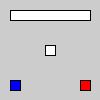
Frame 1 (no input)
Frame 60 (the mouse pressed at the canvas centre just before this capture): identical to frame 1, image omitted
Frame 120 (the mouse held since frame 60 and released just before this capture): identical to frame 1, image omitted

The Processing sketch that drew this single still picture (run headless with seeded random() and noise(); from frame 60 on, the mouse is pressed at the canvas centre):

// Processing sketch: ClassHierarchy
// ── ClassHierarchy.pde
Rectangle rectangle = new Rectangle (10, 10, 80, 10);
BlueSquare bluesquare = new BlueSquare (10, 80, 10);
RedSquare redsquare = new RedSquare (80, 80, 10);
WhiteSquare whitesquare = new WhiteSquare (45, 45, 10);

void setup() {
  size (100, 100);
}

void draw() {
  rectangle.draw();
  bluesquare.draw();
  redsquare.draw();
  whitesquare.draw();
}

//void mousePressed() {}
// ── BlueSquare.pde
class BlueSquare extends Square {
  BlueSquare (float x, float y, float length) {
    super (x, y, length);
  }
  
  void draw () {
    fill(0, 0, 255);
    rect (x, y, width, height);
  }
}
// ── Rectangle.pde
class Rectangle {
  float x;
  float y;
  float width;
  float height;
  
  //Constructor
  Rectangle (float x, float y, float width, float height) {
    this.x = x;
    this.y = y;
    this.width = width;
    this.height = height;
  }
  
  void draw () {
    fill (255);
    rect (x, y, width, height);
  }
}
// ── RedSquare.pde
class RedSquare extends Square {
  RedSquare (float x, float y, float length) {
    super (x, y, length);
  }
  
  void draw () {
    fill(255, 0, 0);
    rect (x, y, width, height);
  }
}
// ── Square.pde
class Square extends Rectangle {
  Square (float x, float y, float length) {
    super (x, y, length, length);
  }
}
// ── WhiteSquare.pde
class WhiteSquare extends Square {
  WhiteSquare (float x, float y, float length) {
    super (x, y, length);
  }
  
  void draw () {
    fill(255);
    rect (x, y, width, height);
  }
}
